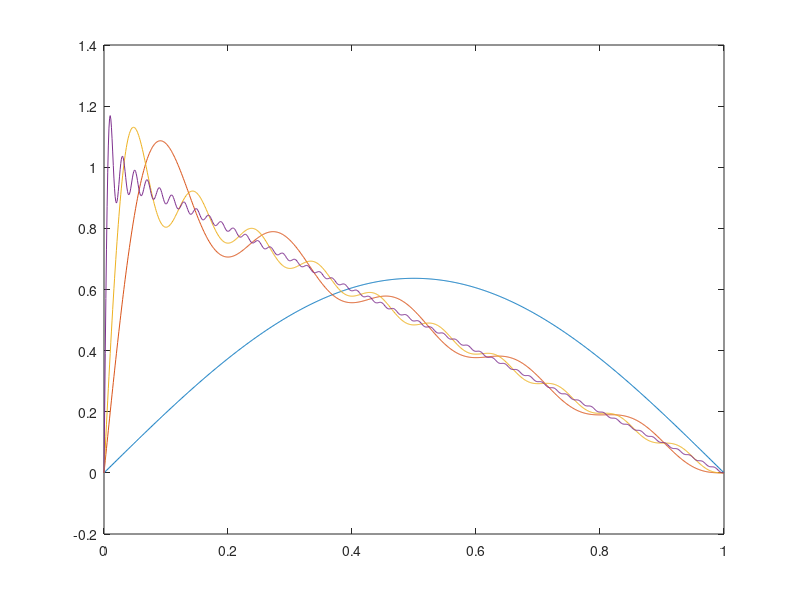
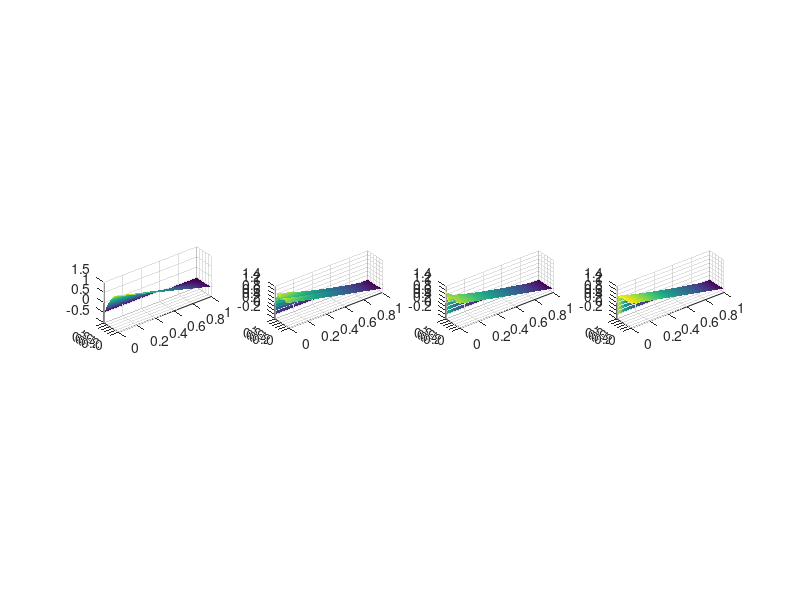

Reproduce these figures in MATLAB, in order.


x_vec = linspace(0,1,1001);

legend_cell{1} = '1-x';
figure(1)
%plot(x_vec,1-x_vec); hold on


N = 100;
f_n = zeros(size(x_vec));

n_plot = [1,10, 20,100];


for n = 1:N

    l_n = n*pi;
    c_n = sqrt(2)/l_n;
    p_n = sqrt(2)*sin(l_n*x_vec);

    f_n = f_n + c_n*p_n;


    if ismember(n,n_plot)
        plot(x_vec,f_n); hold on
        %legend_cell = {legend_cell, num2str(n)};
        %legend(legend_cell)

    end

end

%%
clear; clc;

x = linspace(0,1,101);
y = linspace(0,1,51)';

N = 100;
r = 0.2;
theta_n = zeros(length(y),length(x));


n_plot = [0,4,20,100];

figure(2)

k_plot=1;
for n = 0:N

    l_n = (n+0.5)*pi;
    
    phi_n_yvec = sqrt(2)*cos((l_n*y));
    phi_n_mat = repmat(phi_n_yvec,1,length(x));

    si_n_xvec = (sqrt(2)/l_n*sin(l_n))*(cosh(l_n*r*x)-coth(l_n*r)*sinh(l_n*r*x));
    si_n_mat = repmat(si_n_xvec,length(y),1);

    theta_n = theta_n + phi_n_mat.*si_n_mat;

    if ismember(n,n_plot)
        subplot(1,4,k_plot)
        h = surf(x,y,theta_n); hold on
        set(h,'edgecolor','none')
        %legend_cell = {legend_cell, num2str(n)};
        %legend(legend_cell)
        k_plot = k_plot +1;
        daspect([r 1 1])

    end


end
set(gcf,'position',[0 0 2000 500])